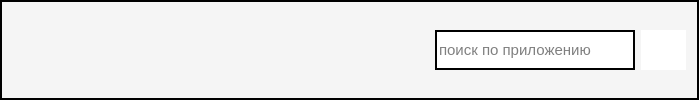
        <widget class="QFrame" name="frame_2">
         <property name="styleSheet">
          <string notr="true">background-color: rgb(245, 245, 245);
border-style:solid;
border-width:2px;</string>
         </property>
         <property name="frameShape">
          <enum>QFrame::StyledPanel</enum>
         </property>
         <property name="frameShadow">
          <enum>QFrame::Raised</enum>
         </property>
         <layout class="QGridLayout" name="gridLayout_5">
          <item row="0" column="1">
           <spacer name="horizontalSpacer_5">
            <property name="orientation">
             <enum>Qt::Horizontal</enum>
            </property>
            <property name="sizeHint" stdset="0">
             <size>
              <width>380</width>
              <height>20</height>
             </size>
            </property>
           </spacer>
          </item>
          <item row="0" column="2">
           <layout class="QHBoxLayout" name="horizontalLayout">
            <item>
             <widget class="QLineEdit" name="line_search_on_app">
              <property name="sizePolicy">
               <sizepolicy hsizetype="Expanding" vsizetype="Fixed">
                <horstretch>0</horstretch>
                <verstretch>0</verstretch>
               </sizepolicy>
              </property>
              <property name="minimumSize">
               <size>
                <width>200</width>
                <height>40</height>
               </size>
              </property>
              <property name="font">
               <font>
                <pointsize>11</pointsize>
               </font>
              </property>
              <property name="styleSheet">
               <string notr="true">background-color: rgb(255, 255, 255);</string>
              </property>
              <property name="placeholderText">
               <string>поиск по приложению</string>
              </property>
             </widget>
            </item>
            <item>
             <widget class="QPushButton" name="btn_search_on_app">
              <property name="minimumSize">
               <size>
                <width>45</width>
                <height>40</height>
               </size>
              </property>
              <property name="styleSheet">
               <string notr="true">background-color: rgb(255, 255, 255);</string>
              </property>
              <property name="text">
               <string/>
              </property>
              <property name="icon">
               <iconset resource="../resources/res.qrc">
                <normaloff>:/icon/icons/search.png</normaloff>:/icon/icons/search.png</iconset>
              </property>
              <property name="iconSize">
               <size>
                <width>30</width>
                <height>30</height>
               </size>
              </property>
              <property name="checkable">
               <bool>true</bool>
              </property>
             </widget>
            </item>
           </layout>
          </item>
          <item row="0" column="0">
           <widget class="QPushButton" name="btn_sidebar">
            <property name="text">
             <string/>
            </property>
            <property name="icon">
             <iconset resource="../resources/res.qrc">
              <normaloff>:/icon/icons/menu-burger.png</normaloff>:/icon/icons/menu-burger.png</iconset>
            </property>
            <property name="iconSize">
             <size>
              <width>30</width>
              <height>30</height>
             </size>
            </property>
            <property name="checkable">
             <bool>true</bool>
            </property>
           </widget>
          </item>
         </layout>
        </widget>
